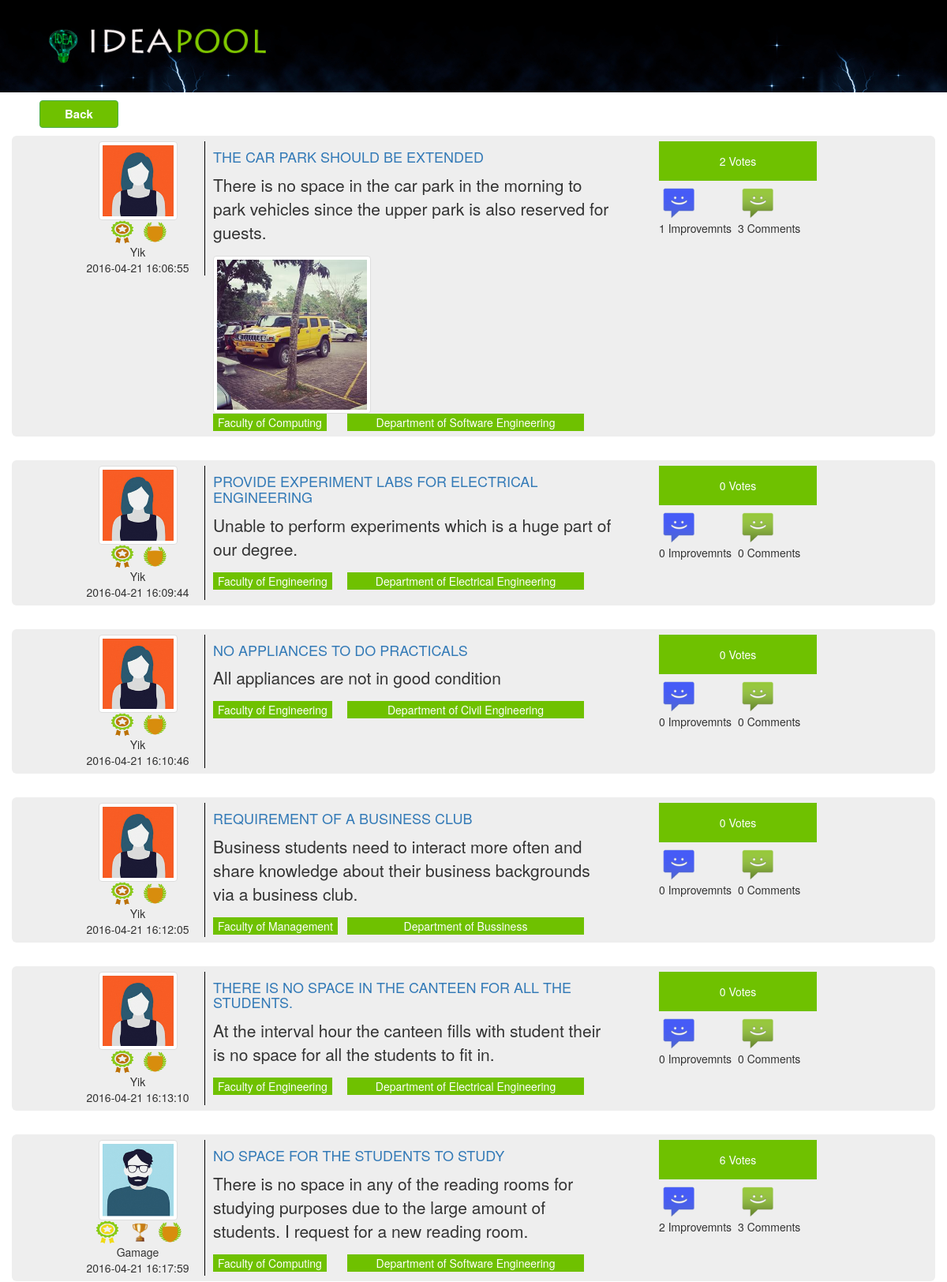
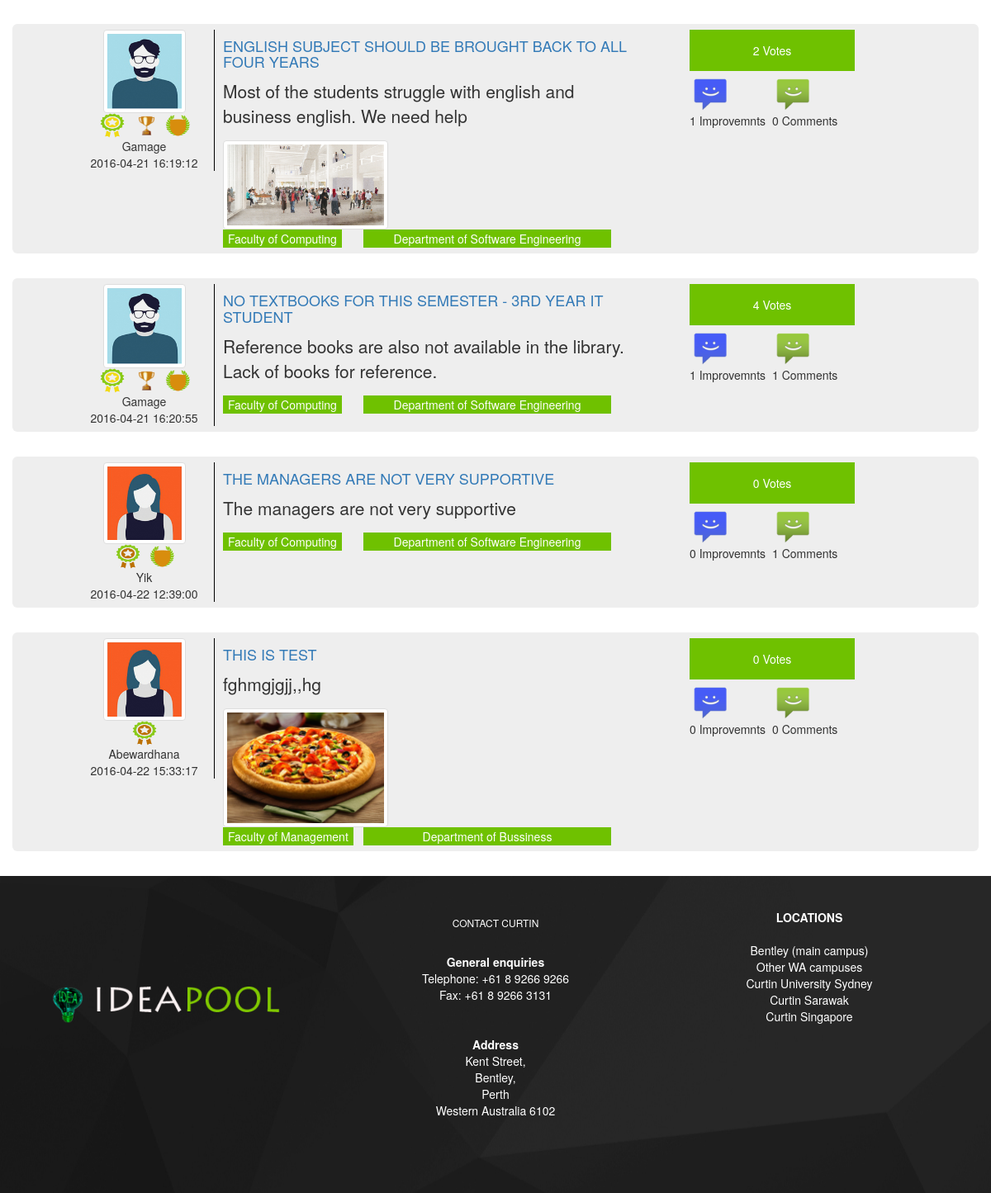
Screenshot of /advancedaction.php with the database file from the repository (2 pictures, top to bottom).
### tables this page shows
CREATE TABLE IF NOT EXISTS `post` (
  `postId` varchar(10) NOT NULL,
  `userId` int(11) NOT NULL,
  `dateTime` datetime NOT NULL DEFAULT CURRENT_TIMESTAMP,
  `faculty` varchar(250) NOT NULL,
  `department` varchar(250) NOT NULL,
  `category` varchar(100) NOT NULL,
  `title` varchar(300) NOT NULL,
  `content` varchar(1000) NOT NULL,
  `views` int(100) NOT NULL DEFAULT '0',
  `date` date NOT NULL DEFAULT '2016-04-14',
  `files` varchar(100) NOT NULL,
  PRIMARY KEY (`postId`)
);

CREATE TABLE IF NOT EXISTS `register` (
  `id` int(11) NOT NULL AUTO_INCREMENT,
  `fname` varchar(45) NOT NULL,
  `lname` varchar(45) NOT NULL,
  `address` varchar(45) NOT NULL,
  `contact` int(11) NOT NULL,
  `gender` varchar(45) NOT NULL,
  `emil` varchar(45) NOT NULL,
  `category` varchar(45) NOT NULL,
  `universityID` varchar(45) NOT NULL,
  `Image` varchar(45) NOT NULL,
  `status` varchar(45) NOT NULL DEFAULT 'pending',
  `username` varchar(45) NOT NULL,
  `password` varchar(45) NOT NULL,
  `reward` int(10) NOT NULL DEFAULT '0',
  `reward2` int(10) NOT NULL DEFAULT '0',
  `reward3` int(10) NOT NULL DEFAULT '0',
  PRIMARY KEY (`id`)
);

CREATE TABLE IF NOT EXISTS `reward` (
  `id` int(20) NOT NULL AUTO_INCREMENT,
  `name` varchar(255) NOT NULL,
  `level` int(20) NOT NULL,
  `img` varchar(255) NOT NULL,
  `postcount` int(20) NOT NULL,
  `type` varchar(255) NOT NULL,
  `description` varchar(255) NOT NULL,
  PRIMARY KEY (`id`)
);

### advancedaction.php (the view, shortened to what this page needs)
<!DOCTYPE html PUBLIC "-//W3C//DTD XHTML 1.0 Transitional//EN" "http://www.w3.org/TR/xhtml1/DTD/xhtml1-transitional.dtd">
<html xmlns="http://www.w3.org/1999/xhtml">
<head>
   <link rel="stylesheet" href="css/bootstrap.min.css"></link>
 <link rel="stylesheet" href="css/ideacss.css" />
 <link rel="stylesheet" href="https://maxcdn.bootstrapcdn.com/font-awesome/4.5.0/css/font-awesome.min.css"/>
</head>
<body>
 <?php
    include('header.php');
 ?>
 <div class="container">
 <a href="view4.php" class="btn btn-success button_design">Back</a>
 </div>
 <div class="container">
       <div class="row">
     <?php
 	    if(isset($_POST["title"])&&!empty($_POST["title"]))
		{
			if(isset($_POST["description"])&&!empty($_POST["description"]))
			{
			    if(isset($_POST["category"])&&!empty($_POST["category"]))
			     {
			     	 if(isset($_POST["faculty"])&&!empty($_POST["faculty"]))
			     	{
                        if(isset($_POST["department"])&&!empty($_POST["department"]))
                        {
						       if(isset($_POST["date"])&&!empty($_POST["date"]))
                                {
									 if(isset($_POST["name"])&&!empty($_POST["name"]))
									 {
										   $n=$_POST["name"];
										   $sql6="select id from register where lname='$n'";
										   include("database_connect.php");
	                                       $result6=mysqli_query($con,$sql6);
										   if($row6=mysqli_fetch_array($result6))
										   {
										    $uid=$row6["id"];
											$da=str_replace("/","-",$_POST["date"]);
								            $s= $_POST["title"];
			                                $d=$_POST["description"];
			                                $c=$_POST["category"];
			                                $f=$_POST["faculty"];
			                                $de=$_POST["department"];
                                            $where = "WHERE title like '%$s%' and content like '%$d%' and category='$c' and faculty='$f' and department='$de' and date='$da' and userId like '%$uid%'";
										   }
										   else
										   {
										    $da=str_replace("/","-",$_POST["date"]);
								            $s= $_POST["title"];
			                                $d=$_POST["description"];
			                                $c=$_POST["category"];
			                                $f=$_POST["faculty"];
			                                $de=$_POST["department"];
                                            $where = "WHERE title like '%$s%' and content like '%$d%' and category='$c' and faculty='$f' and department='$de' and date='$da'"; }
								     }
									 else
									 {
								      $da=str_replace("/","-",$_POST["date"]);
								      $s= $_POST["title"];
			                          $d=$_POST["description"];
			                          $c=$_POST["category"];
			                          $f=$_POST["faculty"];
			                          $de=$_POST["department"];
                                      $where = "WHERE title like '%$s%' and content like '%$d%' and category='$c' and faculty='$f' and department='$de' and date='$da'";
									 }
								}
								else
								{
                                   $s= $_POST["title"];
			                       $d=$_POST["description"];
			                       $c=$_POST["category"];
			                       $f=$_POST["faculty"];
			                       $de=$_POST["department"];
                                   $where = "WHERE title like '%$s%' and content like '%$d%' and category='$c' and faculty='$f' and department='$de'";
								}
                        }
                        else
                        {
                         $s= $_POST["title"];
			             $d=$_POST["description"];
			             $c=$_POST["category"];
			             $f=$_POST["faculty"];
                         $where = "WHERE title like '%$s%' and content like '%$d%' and category='$c' and faculty='$f'";
                        }
			     	}
			     	else
			     	{
			          $s= $_POST["title"];
			           $d=$_POST["description"];
			            $c=$_POST["category"];
			          $where = "WHERE title like '%$s%' and content like '%$d%' and category='$c'";
                    }
			     }
			    else
			    {
			       $s= $_POST["title"];
			      $d=$_POST["description"];
			      $where = "WHERE title like '%$s%' and content like '%$d%'";
			    }
			}
			else
			{
			$s= $_POST["title"];
			$where = "WHERE title like '%$s%'";
			}
		}
		elseif(isset($_POST["description"])&&!empty($_POST["description"]))
		{
	     $d=$_POST["description"];
		 $where = "WHERE content like '%$d%'";
	    }
	    elseif(isset($_POST["department"])&&!empty($_POST["department"]))
		{
	       $de=$_POST["department"];
           $where = "WHERE department='$de'";
	    }
		 elseif(isset($_POST["date"])&&!empty($_POST["date"]))
		{
	        $da=str_replace("/","-",$_POST["date"]);
			echo $da;
            $where = "WHERE date='$da'";
	    }
		else
		{
			$where ="";
		}
	  if(isset($_POST["sort"]) && $sortBy != null)
	  {
		if  (($_POST["sort"])=="vote"){
			$sql = "select * from votes AS V JOIN post AS P on V.submissionId=P.postId ".$where." GROUP BY submissionId order by COUNT(voteId) desc";
		}
		else if  (($_POST["sort"])=="comment"){
			$sql = "select * from comment AS C JOIN post AS P on C.submissionId=P.postId ".$where." and commentType='Comment' GROUP BY submissionId order by COUNT(commentId) desc";
		}
		else if  (($_POST["sort"])=="improvement"){
			$sql = "select * from comment AS C JOIN post AS P on C.submissionId=P.postId ".$where." and commentType='Improvement' GROUP BY submissionId order by COUNT(commentId) desc";
		}
		 else{
	  $sql="select * from post ".$where;
	  }
	  }
	  else{
	  $sql="select * from post ".$where;
	  }
	  include("database_connect.php");
	  $result=mysqli_query($con,$sql);
	  while($row = mysqli_fetch_array($result))
	  {
   ?>
     <div class="jumbotron viewblock">
       <div class="container">
           <div class="col-md-2 leftcolomn">
            <?php
		     $userid=$row['userId'];
             $sql5="SELECT * from register where id=$userid";
	        $result5=mysqli_query($con,$sql5);
	       if(mysqli_num_rows($result5)==0)
			   {
				    $photo="images/user2.jpg";
				   $GLOBALS["name"]='user';
			    }
			else{
	         while($row5 = mysqli_fetch_array($result5))
	         {
				   $photo=$row5["Image"];
				   $reward=$row5["reward"];
				   $reward2=$row5["reward2"];
           		   $reward3=$row5["reward3"];
			 }
             ?>
                   <?php
	               }
	             ?>
                 <div class="row">
                <img src=<?= $photo ?> width="100" height="100" class="img img-thumbnail"/>
                 </div>
                  <div class="row">
                    <?php
                      $rewardimg=NULL;
                      $rewardimg2=NULL;
                      $rewardimg3=NULL;
                      $sql6="select img,name from reward where level='$reward' and type='submission'";
                      $result6=mysqli_query($con,$sql6);
                        while($row6 = mysqli_fetch_array($result6))
                        {
                          $rewardimg=$row6["img"];
                          $title=$row6["name"];
                        }
                           if($rewardimg!=NULL)
                         {
                      ?>
                     <img src=<?= $rewardimg ?> width="40" height="30" data-toggle="tooltip" data-placement="bottom" title=<?=$title?> />
                     <?php
                      }
                     ?>
                    <?php
                          $sql7="select img,name from reward where level='$reward2' and type='vote'";
                          $result7=mysqli_query($con,$sql7);
                        while($row7= mysqli_fetch_array($result7))
                        {
                          $rewardimg2=$row7["img"];
                          $title2=$row6["name"];
                        }
                            if($rewardimg2!=NULL)
                         {
                           ?>
                     <img src=<?= $rewardimg2 ?> width="35" height="30" data-toggle="tooltip" data-placement="bottom" title=<?=$title2?> />
                      <?php
                     }
                     ?>
                      <?php
                          $sql7="select img,name from reward where level='$reward3' and type='improvement'";
                          $result7=mysqli_query($con,$sql7);
                        while($row7= mysqli_fetch_array($result7))
                        {
                          $rewardimg3=$row7["img"];
                          $title3=$row6["name"];
                        }
                         if($rewardimg3!=NULL)
                         {
                           ?>
                     <img src=<?= $rewardimg3 ?> width="35" height="30" data-toggle="tooltip" data-placement="bottom" title=<?=$title3?> />
                    <?php
                     }
                    ?>
                 </div>
                 <div class="row">
                 <?php echo $GLOBALS["name"]?>
                 </div>
                 <div class="row">
                 <?= $row["dateTime"]?>
                 </div>
           </div>
           <div class="col-md-6 middlecolomn">
               <div class="row title">
               <h4><a href="viewidea.php?id=<?=$row["postId"]?>"><?= $row["title"]?></a></h4>
               </div>
               <div class="row content">
               <p> <?php echo $row["content"]; ?></p>
               </div>
                 <div class="row">
               <?php
               $img=$row["files"];
                    if(file_exists($img)&&strcmp($img,"images/")!=0)
                  {
                      ?>
               <img src=<?= $row["files"]?> width="200" height="150" class="img img-thumbnail"/>
                <?php
                }
               ?>
               </div>
                <div class="row">
                  <div class="col-md-4 departments">
                   <button class="submitidea2"><?php echo $row["faculty"]; ?></button>
                  </div>
                  <div class="col-md-8 departments">
                   <button class="submitidea3"><?php echo $row["department"]; ?></button>
                  </div>
               </div>
            </div>
            <div class="col-md-2 rightcolomn">
            <?php
            $id=$row["postId"];
            $sql2="select COUNT(*) AS votes from votes where submissionId='$id'";
	          include("database_connect.php");
	  	      $result2=mysqli_query($con,$sql2);
	          while($row2= mysqli_fetch_array($result2))
	          {
              ?>
                  <div class="row">
                 <button class="submitidea"><?php echo $row2["votes"] ?> Votes</button>
                </div>
                 <?php
	               }
	             ?>
                    <div class="row">
                          <?php $sql3="select COUNT(*) AS imp from comment where submissionId='$id' and commentType='Improvement'";
	                       include("database_connect.php");
	  	                   $result3=mysqli_query($con,$sql3);
	                       while($row3= mysqli_fetch_array($result3))
	                       {
                           ?>
                  <div class="col-md-6 iconcolomn">
                    <div class="image">
                    <img src="images/Android-Messages - Copy.png" width="50" height="50" class="img-responsive"/><?php echo $row3["imp"] ?> Improvemnts
                          </div>
						  <?php
	                       }
	                      ?>
                  </div>
                   <div class="col-md-6 iconcolomn">
                     <?php $sql4="select COUNT(*) AS cmt from comment where submissionId='$id' and commentType='Comment'";
	                       include("database_connect.php");
	  	                   $result4=mysqli_query($con,$sql4);
	                       while($row4= mysqli_fetch_array($result4))
	                       {
                           ?>
                              <div class="image">
                    <img src="images/Android-Messages.png" width="50" height="50" class="img-responsive" /><?php echo $row4["cmt"] ?> Comments
                        </div>
                         <?php
	                       }
	                      ?>
                   </div>
               </div>
            </div>
         </div>
      </div>
     <?php
	  }
	 ?>
     </div>
   </div>
   <?php
    include('footer.php');
   ?>
</body>
</html>

### css/ideacss.css (style rules this page uses)
.submitidea { background-color:#6fc100; height:50px; width:200px; border:none; color:#FFF; }
.btn-success { background-color:#6fc100; height:35px; width:100px; font-weight:bolder; font-size:15px; }
.title { color:#6fc100; text-transform:uppercase; }
.viewblock { padding:.5em; padding-left:2em; }
.leftcolomn { text-align:center; margin-right:10px; border-right:1px solid black; }
.rightcolomn { padding:0; margin-left:5em; }
.iconcolomn { padding:0; }
.departments { padding:0px; }
.submitidea2 { background-color:#6fc100; border:none; color:#FFF; }
.submitidea3 { background-color:#6fc100; width:300px; border:none; color:#FFF; }
.button_design { margin:10px; margin-left:20px; }

### rows the page displays
post: register.Image (picture), reward.img (picture), name "Yik", dateTime "2016-04-21 16:06:55", title "THE CAR PARK SHOULD BE EXTENDED", content "There is no space in the car park in the morning to park vehicles since the upper park is also reserved for guests.", files (picture), faculty "Faculty of Computing", department "Department of Software Engineering", votes "2", imp "1", cmt "3"
post: register.Image (picture), reward.img (picture), name "Yik", dateTime "2016-04-21 16:09:44", title "PROVIDE EXPERIMENT LABS FOR ELECTRICAL ENGINEERING", content "Unable to perform experiments which is a huge part of our degree.", faculty "Faculty of Engineering", department "Department of Electrical Engineering", votes "0", imp "0", cmt "0"
post: register.Image (picture), reward.img (picture), name "Yik", dateTime "2016-04-21 16:10:46", title "NO APPLIANCES TO DO PRACTICALS", content "All appliances are not in good condition", faculty "Faculty of Engineering", department "Department of Civil Engineering", votes "0", imp "0", cmt "0"
post: register.Image (picture), reward.img (picture), name "Yik", dateTime "2016-04-21 16:12:05", title "REQUIREMENT OF A BUSINESS CLUB", content "Business students need to interact more often and share knowledge about their business backgrounds via a business club.", faculty "Faculty of Management", department "Department of Bussiness", votes "0", imp "0", cmt "0"
post: register.Image (picture), reward.img (picture), name "Yik", dateTime "2016-04-21 16:13:10", title "THERE IS NO SPACE IN THE CANTEEN FOR ALL THE STUDENTS.", content "At the interval hour the canteen fills with student their is no space for all the students to fit in.", faculty "Faculty of Engineering", department "Department of Electrical Engineering", votes "0", imp "0", cmt "0"
post: register.Image (picture), reward.img (picture), name "Gamage", dateTime "2016-04-21 16:17:59", title "NO SPACE FOR THE STUDENTS TO STUDY", content "There is no space in any of the reading rooms for studying purposes due to the large amount of students. I request for a new reading room.", faculty "Faculty of Computing", department "Department of Software Engineering", votes "6", imp "2", cmt "3"
post: register.Image (picture), reward.img (picture), name "Gamage", dateTime "2016-04-21 16:19:12", title "ENGLISH SUBJECT SHOULD BE BROUGHT BACK TO ALL FOUR YEARS", content "Most of the students struggle with english and business english. We need help", files (picture), faculty "Faculty of Computing", department "Department of Software Engineering", votes "2", imp "1", cmt "0"
post: register.Image (picture), reward.img (picture), name "Gamage", dateTime "2016-04-21 16:20:55", title "NO TEXTBOOKS FOR THIS SEMESTER - 3RD YEAR IT STUDENT", content "Reference books are also not available in the library. Lack of books for reference.", faculty "Faculty of Computing", department "Department of Software Engineering", votes "4", imp "1", cmt "1"
post: register.Image (picture), reward.img (picture), name "Yik", dateTime "2016-04-22 12:39:00", title "THE MANAGERS ARE NOT VERY SUPPORTIVE", content "The managers are not very supportive", faculty "Faculty of Computing", department "Department of Software Engineering", votes "0", imp "0", cmt "1"
post: register.Image (picture), reward.img (picture), name "Abewardhana", dateTime "2016-04-22 15:33:17", title "THIS IS TEST", content "fghmgjgjj,,hg", files (picture), faculty "Faculty of Management", department "Department of Bussiness", votes "0", imp "0", cmt "0"
